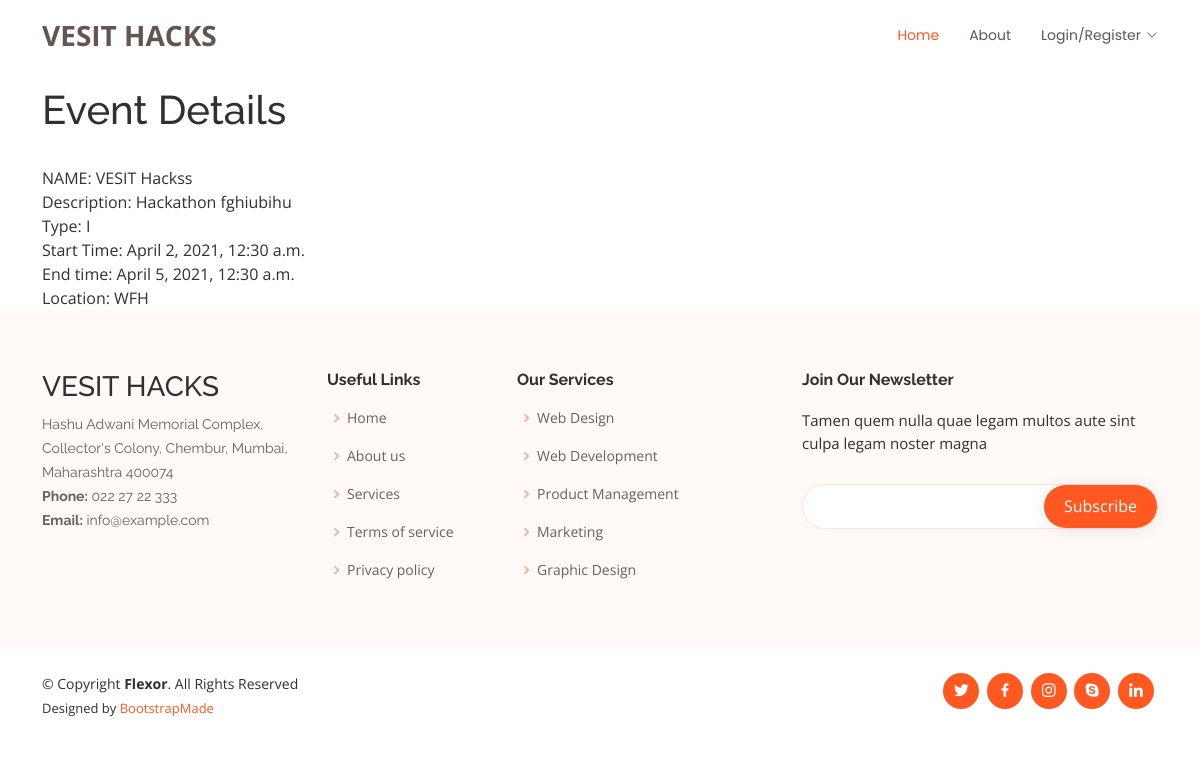
/event/12, run on the app's committed database.
### vesit/models.py (models this page shows, shortened)
class Event(models.Model):
    name = models.CharField( max_length= 100 )
    description = models.TextField( max_length= 100 )
    start_time = models.DateTimeField()
    end_time = models.DateTimeField()
    choices = (
        ('D', 'Department Level'),
        ('I', 'Institute Level'),
    )
    event_type = models.CharField(max_length=1, choices=choices)
    location = models.CharField( max_length=100 )
    council = models.ForeignKey( Council , on_delete=models.CASCADE, null = True, blank =True)
    committee = models.ForeignKey( Committee , on_delete=models.CASCADE, null = True, blank =True)
    submitted_by = models.ForeignKey( Student, on_delete=models.CASCADE)
    is_approved1 = models.BooleanField(null = True, default=None)
    is_approved2 = models.BooleanField(null = True, default=None)

### vesit/views.py (the view)
# urls.py: path('event/<int:pk>',EventDetailView.as_view(),name='event-detail'),
class EventDetailView(DetailView):
    model = Event
    template_name = "vesit/event_detail.html"
    context_object_name = "event"

### vesit/templates/vesit/event_detail.html
{% extends "vesit/base.html" %}
{% block home %}
<div class="container">
    <div class="row pt-3 justify-content-center">
        <div class="col-8 w-100">
           <h1> Event Details </h1>
           <br>
            NAME: {{ event.name }}<br>
            Description: {{ event.description }} <br>
            Type: {{ event.event_type }} <br>
            Start Time: {{ event.start_time }}<br>
            End time: {{ event.end_time }} <br>
            Location: {{ event.location }} <br>
        </div>
    </div>
</div>
{% endblock %}

### vesit/static/css/style.css (style rules this page uses)
body { font-family: "Open Sans", sans-serif; color: #313030; }
h1, h2, h3, h4, h5, h6 { font-family: "Raleway", sans-serif; }
.scrolled-offset { margin-top: 70px; }

### data on the page
Event: name "VESIT Hackss", description "Hackathon fghiubihu", event_type "I", start_time "April 2, 2021, 12:30 a.m.", end_time "April 5, 2021, 12:30 a.m.", location "WFH"
